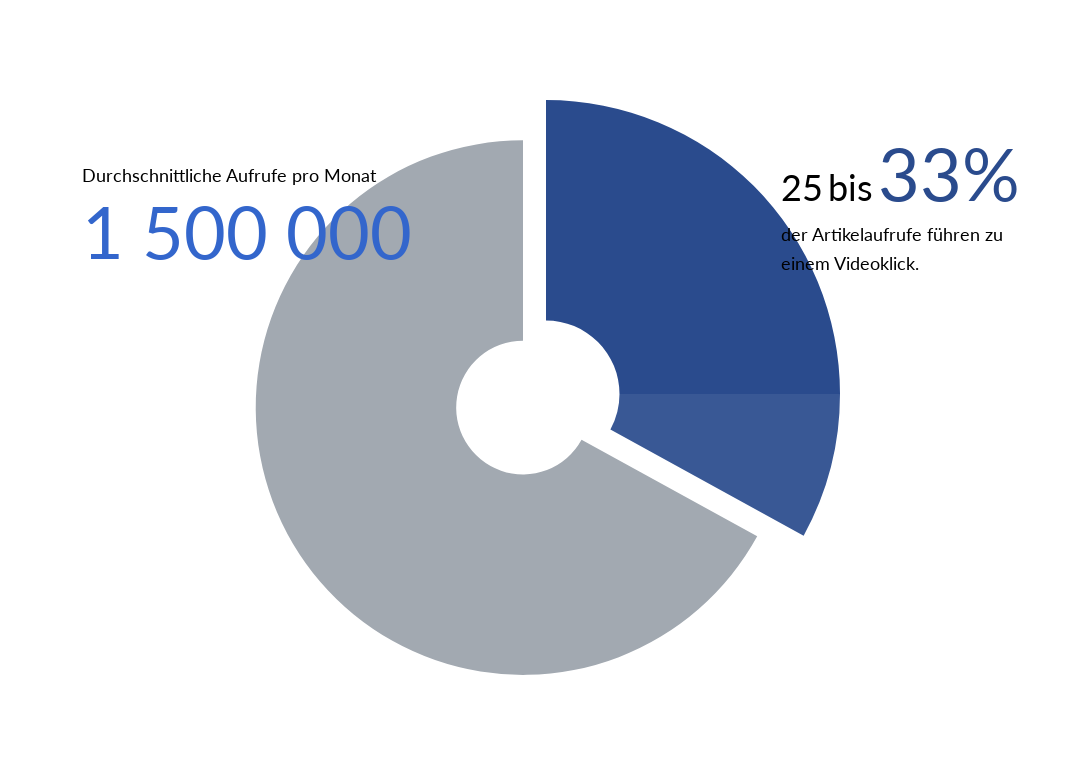

Write notebook code for a chart like this one.
### Code cell
donut.show()

### Figure 1 — Plotly figure (JSON) as saved in the notebook; plotly's stock layout.template omitted (floating-point values rounded to 4 significant figures)
{"data": [{"direction": "clockwise", "hole": 0.25, "hoverinfo": "skip", "labels": ["a", "b"], "marker": {"colors": ["rgba(0,0,0,0)", "#A2A9B1"]}, "pull": [0, 0.1], "sort": false, "textinfo": "none", "type": "pie", "values": [0.33, 0.67]}, {"hole": 0.25, "hoverinfo": "skip", "labels": ["c", "d", "e"], "marker": {"colors": ["rgba(42,75,141,0.925)", "#2A4B8D", "rgba(0,0,0,0)"]}, "rotation": 90, "sort": false, "textinfo": "none", "type": "pie", "values": [0.08, 0.25, 0.67]}], "layout": {"annotations": [{"align": "left", "font": {"color": "#000000", "size": 18}, "showarrow": false, "text": "Durchschnittliche Aufrufe pro Monat", "x": 0, "xanchor": "left", "xref": "paper", "y": 0.85, "yanchor": "bottom", "yref": "paper"}, {"align": "left", "font": {"color": "#3366CC", "size": 18}, "showarrow": false, "text": "<span style='font-size:4em'>1 500 000</span>", "x": 0, "xanchor": "left", "xref": "paper", "y": 0.7, "yanchor": "bottom", "yref": "paper"}, {"align": "left", "font": {"color": "#000000", "size": 18}, "showarrow": false, "text": "<span style='font-size:2em'>25</span> <span style='font-size:2em'>bis</span> <span style='color:#2A4B8D;font-size:4em'>33%</span><br>", "x": 0.75, "xanchor": "left", "xref": "paper", "y": 0.8, "yanchor": "bottom", "yref": "paper"}, {"align": "left", "font": {"color": "#000000", "size": 18}, "showarrow": false, "text": "der Artikelaufrufe führen zu<br>", "x": 0.75, "xanchor": "left", "xref": "paper", "y": 0.75, "yanchor": "bottom", "yref": "paper"}, {"align": "left", "font": {"color": "#000000", "size": 18}, "showarrow": false, "text": "einem Videoklick.", "x": 0.75, "xanchor": "left", "xref": "paper", "y": 0.7, "yanchor": "bottom", "yref": "paper"}], "font": {"color": "#000000", "family": "Lato"}, "height": 768, "paper_bgcolor": "rgba(0,0,0,0)", "plot_bgcolor": "rgba(0,0,0,0)", "showlegend": false, "width": 1366}}
